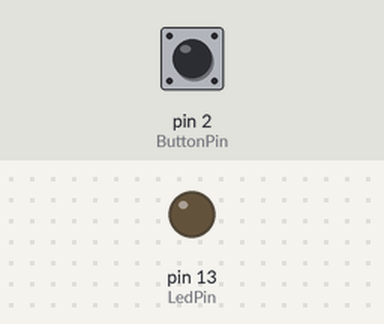
The sketch below on a simulated Arduino Uno, built with avr-gcc and run on an emulated ATmega328P. On the bench: output pins drawn as LEDs (lit = HIGH). The inputs (shaded band) are chosen by the test bench; at power-on: pin 2 (ButtonPin) LOW.

Above: at 1.2 s.
1.3 s: pin 2 (ButtonPin) pulled HIGH for 0.15 s
At 2.5 s:
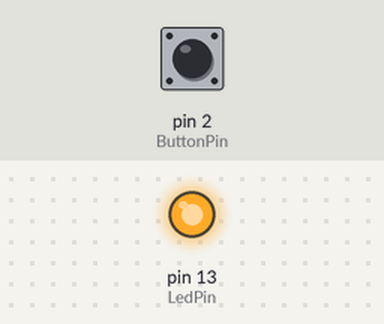
2.9 s: pin 2 (ButtonPin) pulled HIGH for 1 s
At 4.9 s:
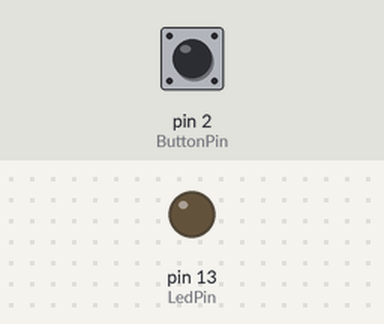
5.4 s: pin 2 (ButtonPin) pulled HIGH for 3.2 s
At 9.7 s:
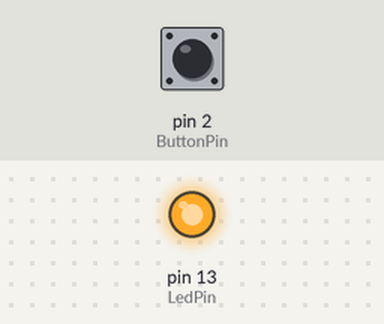
Timing chart, 0 to 11.2 s (numbered marks = the images above; inputs shaded):
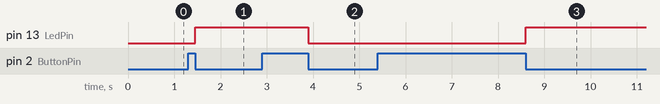

The sketch:

Toggle_Button.ino
```cpp
const int LedPin=13;
const int ButtonPin=2;

int ButtonState=0;
int flag=0;

void setup() {
  // put your setup code here, to run once:
pinMode(ButtonPin, INPUT);
pinMode(LedPin, OUTPUT);
}

void loop() {
  // put your main code here, to run repeatedly:
  ButtonState=digitalRead(ButtonPin);

  if(ButtonState==HIGH)
  {
    if(flag==0)
    flag=1;
  else
    flag=0;

    while(digitalRead(ButtonPin)==HIGH);
  }


  if(flag==1)
    digitalWrite(LedPin, HIGH);
  else
    digitalWrite(LedPin, LOW);

}
```

Measured:
- after the input at 1.3 s, pin 13 (LedPin): LOW → HIGH after 0.15 s
- after the input at 2.9 s, pin 13 (LedPin): HIGH → LOW after 1.0 s
- after the input at 5.4 s, pin 13 (LedPin): LOW → HIGH after 3.2 s
